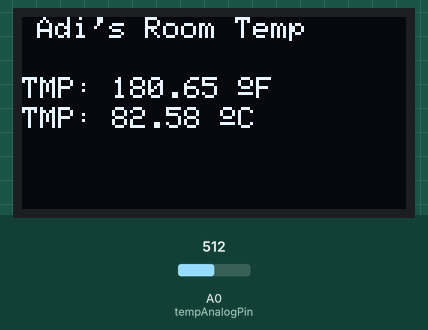
The sketch below on a simulated ESP8266 (NodeMCU). Parts: 128×64 one-colour display. The test bench sets the inputs (shaded band); at power-on: A0 (tempAnalogPin) = 512. WiFi joins after 1.5 s; servers stay silent unless stated; storage starts empty; what the sketch prints to the serial monitor is not drawn.

Above: at 3.2 s.
3.3 s: A0 (tempAnalogPin) set to 716
At 5.0 s:
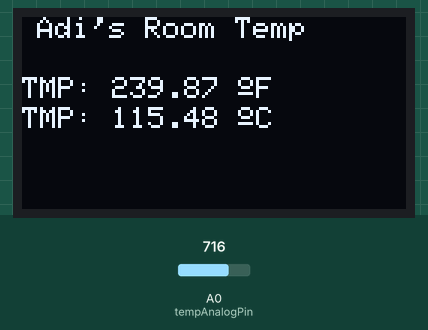
5.6 s: A0 (tempAnalogPin) set to 900
At 7.3 s:
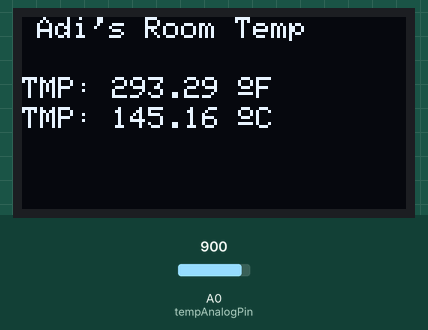
7.6 s: A0 (tempAnalogPin) set to 1023
At 9.5 s:
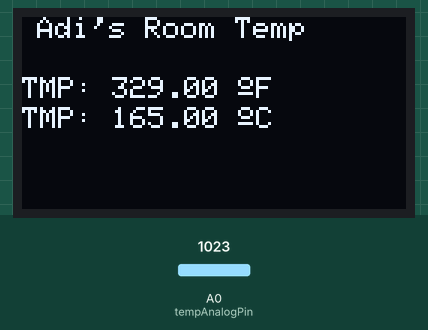
Timing chart, 0 to 11.0 s (numbered marks = the images above; inputs shaded):
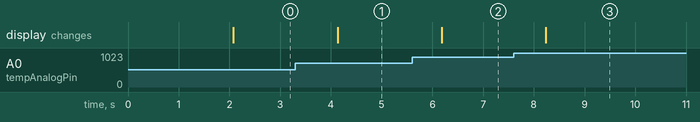

Measured:
- after the input at 3.3 s, the display: changes after 0.83 s (image 1)
- after the input at 5.6 s, the display: changes after 0.58 s (image 2)
- after the input at 7.6 s, the display: changes after 0.63 s (image 3)

The sketch:

AIO__ESP8266_.ino
```cpp
#include <Wire.h>
#include <Adafruit_GFX.h>
#include <Adafruit_SSD1306.h>

#include <Arduino.h>
#include <ESP8266WiFi.h>
#include <Hash.h>
#include <ESPAsyncTCP.h>
#include <ESPAsyncWebSrv.h>
#include <FS.h>

#define tempAnalogPin A0

#define VIN 3.3

#define SCREEN_WIDTH 128     // OLED display width, in pixels
#define SCREEN_HEIGHT 64     // OLED display height, in pixels
#define OLED_RESET -1        // Reset pin # (or -1 if sharing Arduino reset pin)
#define SCREEN_ADDRESS 0x3C  // I2C Address 0x3c

Adafruit_SSD1306 display(SCREEN_WIDTH, SCREEN_HEIGHT, &Wire, OLED_RESET); // Initializes the display

String temperatureInCelsius;
String temperatureInFahrenheit;

// Frontend content for the webserver
const char index_html[] PROGMEM = R"rawliteral(
<!DOCTYPE HTML>
<html>

<head>
    <meta name="viewport" content="width=device-width, initial-scale=1">
    <script src="https://code.highcharts.com/highcharts.js"></script>
    <link rel="stylesheet" href="https://use.fontawesome.com/releases/v5.7.2/css/all.css"
        integrity="sha384-fnmOCqbTlWIlj8LyTjo7mOUStjsKC4pOpQbqyi7RrhN7udi9RwhKkMHpvLbHG9Sr" crossorigin="anonymous">
    <style>
        html {
            font-family: Arial;
            display: inline-block;
            margin: 0px auto;
            text-align: center;
        }

        body {
            min-width: 310px;
            max-width: 800px;
            height: 400px;
            margin: 0 auto;
        }

        p {
            font-size: 3.0rem;
        }

        h2 {
            font-family: Arial;
            font-size: 2.5rem;
            text-align: center;
        }
    </style>
</head>

<body>
    <h2>Adi's Room Data</h2>
    <p>
        <i class="fas fa-thermometer-half" style="color:#7D26CD;"></i>
        <span id="temperaturec">%TEMPERATUREC%</span>
        <sup class="units">&deg;C</sup>
    </p>
    <p>
        <i class="fas fa-thermometer-half" style="color:#7D26CD;"></i>
        <span id="temperaturef">%TEMPERATUREF%</span>
        <sup class="units">&deg;F</sup>
    </p>
    <div id="chart-temperature" class="container"></div>
</body>
<script>
    setInterval(function () {
        var xhttp = new XMLHttpRequest();
        xhttp.onreadystatechange = function () {
            if (this.readyState == 4 && this.status == 200) {
                document.getElementById("temperaturec").innerHTML = this.responseText;
            }
        };
        xhttp.open("GET", "/temperaturec", true);
        xhttp.send();
    }, 1000);
    setInterval(function () {
        var xhttp = new XMLHttpRequest();
        xhttp.onreadystatechange = function () {
            if (this.readyState == 4 && this.status == 200) {
                document.getElementById("temperaturef").innerHTML = this.responseText;
            }
        };
        xhttp.open("GET", "/temperaturef", true);
        xhttp.send();
    }, 1000);


    var chartT = new Highcharts.Chart({
        chart: { renderTo: 'chart-temperature' },
        title: { text: 'Graph (Degree Fahrenheit)' },
        series: [{
            showInLegend: false,
            data: []
        }],
        plotOptions: {
            line: {
                animation: false,
                dataLabels: { enabled: true }
            },
            series: { color: '#7D26CD' }
        },
        xAxis: {
            type: 'datetime',
            dateTimeLabelFormats: { second: '%H:%M:%S' }
        },
        yAxis: {
            title: { text: 'Temperature (Degree Fahrenheit)' }
        },
        credits: { enabled: false }
    });
    setInterval(function () {
        var xhttp = new XMLHttpRequest();
        xhttp.onreadystatechange = function () {
            if (this.readyState == 4 && this.status == 200) {
                var x = (new Date()).getTime(),
                    y = parseFloat(this.responseText);
                //console.log(this.responseText);
                if (chartT.series[0].data.length > 40) {
                    chartT.series[0].addPoint([x, y], true, true, true);
                } else {
                    chartT.series[0].addPoint([x, y], true, false, true);
                }
            }
        };
        xhttp.open("GET", "/temperature", true);
        xhttp.send();
    }, 1000);
</script>

</html>

</html>)rawliteral";

// Network credentials for local network
const char* ssid = "";
const char* password = "";

AsyncWebServer server(80);  // Initalizes web server

// Replaces placeholder with TMP37P values
String processor(const String& var){
  if(var == "TEMPERATUREC"){
    return  temperatureInCelsius;
  }
  else if(var == "TEMPERATUREF"){
    return temperatureInFahrenheit;
  }
  return String();
}

void setup() {
  Serial.begin(9600);

  // SSD1306_SWITCHCAPVCC = generate display voltage from 3.3V internally
  if (!display.begin(SSD1306_SWITCHCAPVCC, SCREEN_ADDRESS)) {
    Serial.println(F("SSD1306 allocation failed"));
    for (;;)
      ;  // Don't proceed, loop forever
  }

  display.clearDisplay(); // Set up display
  display.setTextColor(WHITE);  // "Clears" display

  // Initialize SPIFFS (loca)
  if (!SPIFFS.begin()) {
    Serial.println("An Error has occurred while mounting SPIFFS");
    return;
  }

  // Connect to Wi-Fi
  WiFi.begin(ssid, password);
  while (WiFi.status() != WL_CONNECTED) {
    delay(1000);
    Serial.println("Connecting to WiFi..");
  }

  // Print ESP8266 Local IP Address
  Serial.println(WiFi.localIP());

  // Route for root / web page
  server.on("/", HTTP_GET, [](AsyncWebServerRequest *request){
    request->send_P(200, "text/html", index_html, processor);
  });
  // Route for Tempreture (Celsius)
  server.on("/temperaturec", HTTP_GET, [](AsyncWebServerRequest *request){
    request->send_P(200, "text/plain", temperatureInCelsius.c_str());
  });
  // Route for Tempreture (Fahrenheit)
  server.on("/temperaturef", HTTP_GET, [](AsyncWebServerRequest *request){
    request->send_P(200, "text/plain", temperatureInFahrenheit.c_str());
  });
  // Route for Tempreture Graph
  server.on("/temperature", HTTP_GET, [](AsyncWebServerRequest *request){
    request->send_P(200, "text/plain", temperatureInFahrenheit.c_str());
  });

  // Start server
  server.begin();
}

String calculateTemp(bool isCelsius) {
  float tempSensorValue = analogRead(tempAnalogPin);                // Reads analog value of TMP37F

  float VOUT_TEMP = float(tempSensorValue) * VIN / float(1023);   // Convert ADC value to volts
  float celsius = VOUT_TEMP / .02;                               // Convert from Volts to Celsius (20mV per degree)
  float fahrenheit = (celsius * 9.0 / 5.0) + 32;                // Convert from Celsius to Fahrenheit

  if (isCelsius) {
    return String(celsius);
  }

  else {
    return String(fahrenheit);
  }
}

void loop() {
  temperatureInCelsius = calculateTemp(true);        // Gets temp in Celsius
  temperatureInFahrenheit = calculateTemp(false);   // Gets temp in Fahrenheit

  // Serial.println("Temp: " + String(temperatureInFahrenheit) + " F");
  // Serial.println("Temp: " + String(temperatureInCelsius) + " C");

  display.clearDisplay();  // Clears Display

  // Displays Title
  display.setTextSize(1);
  display.setCursor(5, 0);
  display.println("Adi's Room Temp");

  // Display Temperature (°C)
  display.setTextSize(1);
  display.setCursor(0, 20);
  display.print("TMP: ");
  display.setTextSize(1);
  display.print(temperatureInFahrenheit);
  display.print(" ");
  display.setTextSize(1);
  display.cp437(true);
  display.write(167);
  display.setTextSize(1);
  display.print("F");

  // Display Temperature (°F)
  display.setTextSize(1);
  display.setCursor(0, 30);
  display.print("TMP: ");
  display.setTextSize(1);
  display.print(temperatureInCelsius);
  display.print(" ");
  display.setTextSize(1);
  display.cp437(true);
  display.write(167);
  display.setTextSize(1);
  display.print("C");


  display.display();  // Updates Display


  delay(1000);
}
```
